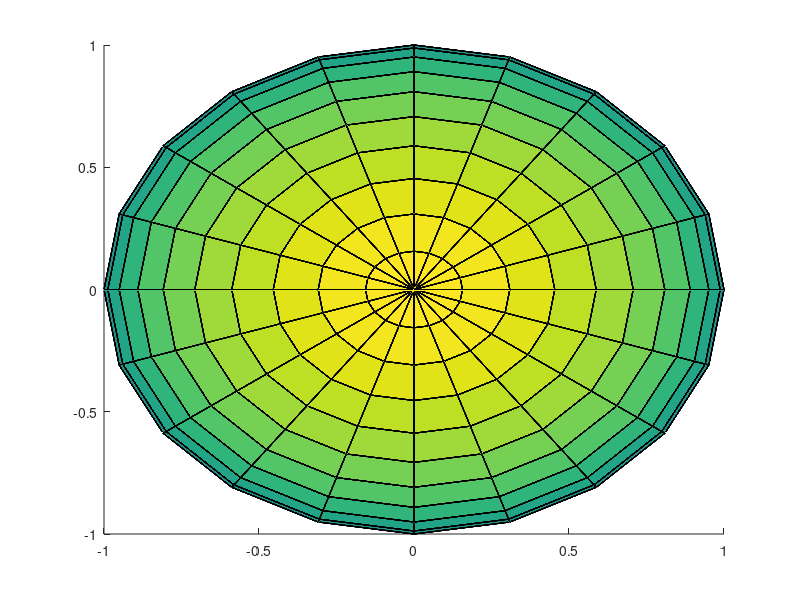

The MATLAB source for this figure: (Note: this script raises an error after producing the figure.)
clear;clc;

% base
[X, Y, Z] = sphere(20);
Xc = reshape(X, 1, []);
Yc = reshape(Y, 1, []);
Zc = reshape(Z, 1, []);
orbit_size=320;

% galaxy
rev_gal=1;
rev_gal_radius=5000;
orbit_gal=zeros(orbit_size,3);
linecolor_gal=[linspace(1,1,orbit_size); linspace(1,0,orbit_size); linspace(1,0,orbit_size)]';
gal_sway_scale=50;

% sun
radius_sun=100;
sun=radius_sun*[Xc; Yc; Zc; zeros(size(Xc))];
sun(end,:)=sun(end,:)+1;
rev_sun=rev_gal*5;
rev_sun_radius=rev_gal_radius/2;
rot_sun=rev_sun*20;
orbit_sun=zeros(orbit_size,3);
linecolor_sun=[linspace(1,0,orbit_size); linspace(1,0,orbit_size); linspace(1,0,orbit_size)]';

% earth
radius_earth=radius_sun/3.5;
earth=radius_earth*[Xc; Yc; Zc; zeros(size(Xc))];
earth(end,:)=earth(end,:)+1;
rev_earth=rev_sun*16;
rev_earth_radius=radius_sun+1000;
rot_earth=rev_earth*365;
orbit_earth=zeros(orbit_size,3);
linecolor_earth=[linspace(1,0,orbit_size); linspace(1,1,orbit_size); linspace(1,0,orbit_size)]';

% mercury
radius_mercury=radius_earth/2;
mercury=radius_mercury*[Xc; Yc; Zc; zeros(size(Xc))];
mercury(end,:)=mercury(end,:)+1;
rev_mercury=rev_earth*4.15;
rev_mercury_radius=rev_earth_radius*0.4;
rot_mercury=rev_mercury*3;
orbit_mercury=zeros(orbit_size,3);
linecolor_mercury=[linspace(1,1,orbit_size); linspace(1,1,orbit_size); linspace(1,0,orbit_size)]';

% venus
radius_venus=radius_earth/1.5;
venus=radius_venus*[Xc; Yc; Zc; zeros(size(Xc))];
venus(end,:)=venus(end,:)+1;
rev_venus=rev_earth*1.62;
rev_venus_radius=rev_earth_radius*0.723;
rot_venus=rev_venus*0.92;
orbit_venus=zeros(orbit_size,3);
linecolor_venus=[linspace(1,1,orbit_size); linspace(1,0,orbit_size); linspace(1,0,orbit_size)]';

% mars
radius_mars=radius_earth/1.2;
mars=radius_mars*[Xc; Yc; Zc; zeros(size(Xc))];
mars(end,:)=mars(end,:)+1;
rev_mars=rev_earth*0.54;
rev_mars_radius=rev_earth_radius*1.524;
rot_mars=rev_mars*667;
orbit_mars=zeros(orbit_size,3);
linecolor_mars=[linspace(1,0,orbit_size); linspace(1,1,orbit_size); linspace(1,1,orbit_size)]';

% jupiter
radius_jupiter=radius_earth*2;
jupiter=radius_jupiter*[Xc; Yc; Zc; zeros(size(Xc))];
jupiter(end,:)=jupiter(end,:)+1;
rev_jupiter=rev_earth*0.45;
rev_jupiter_radius=rev_earth_radius*3;
rot_jupiter=rev_jupiter*1000;
orbit_jupiter=zeros(orbit_size,3);
linecolor_jupiter=[linspace(1,1,orbit_size); linspace(1,0,orbit_size); linspace(1,1,orbit_size)]';

% saturn
radius_saturn=radius_earth*1.7;
saturn=radius_saturn*[Xc; Yc; Zc; zeros(size(Xc))];
saturn(end,:)=saturn(end,:)+1;
rev_saturn=rev_earth*0.35;
rev_saturn_radius=rev_earth_radius*3.5;
rot_saturn=rev_saturn*2410;
orbit_saturn=zeros(orbit_size,3);
linecolor_saturn=[linspace(1,0,orbit_size); linspace(1,0,orbit_size); linspace(1,1,orbit_size)]';

% uranus
radius_uranus=radius_earth*1.3;
uranus=radius_uranus*[Xc; Yc; Zc; zeros(size(Xc))];
uranus(end,:)=uranus(end,:)+1;
rev_uranus=rev_earth*0.25;
rev_uranus_radius=rev_earth_radius*4.5;
rot_uranus=rev_uranus*4280;
orbit_uranus=zeros(orbit_size,3);
linecolor_uranus=[linspace(1,0.1,orbit_size); linspace(1,0.8,orbit_size); linspace(1,0.5,orbit_size)]';

axis_x=10000;
axis_y=10000;
axis_z=10000;
prev_G=zeros(0,0);

% figures
figure(1);
clf;
hold on;
sunfig=surf(X,Y,Z);
earthfig=surf(X,Y,Z);
mercuryfig=surf(X,Y,Z);
venusfig=surf(X,Y,Z);
marsfig=surf(X,Y,Z);
jupiterfig=surf(X,Y,Z);
saturnfig=surf(X,Y,Z);
uranusfig=surf(X,Y,Z);

orbitfig_gal=create_orbitfig(orbit_size, linecolor_gal);
orbitfig_sun=create_orbitfig(orbit_size, linecolor_sun);
orbitfig_earth=create_orbitfig(orbit_size, linecolor_earth);
orbitfig_mercury=create_orbitfig(orbit_size, linecolor_mercury);
orbitfig_venus=create_orbitfig(orbit_size, linecolor_venus);
orbitfig_mars=create_orbitfig(orbit_size, linecolor_mars);
orbitfig_jupiter=create_orbitfig(orbit_size, linecolor_jupiter);
orbitfig_saturn=create_orbitfig(orbit_size, linecolor_saturn);
orbitfig_uranus=create_orbitfig(orbit_size, linecolor_uranus);
% orbitfig_neptune=create_orbitfig(orbit_size, linecolor_neptune);


for i=0:0.005:20
    [rev_gal_phi,gv,gu,gw]=cal_revolution(rev_gal,rev_gal_radius,i,20,gal_sway_scale);
    [rev_sun_phi,su,sv,sw]=cal_revolution(rev_sun,rev_sun_radius,i,20,0);
    [rev_earth_phi,ev,eu,ew]=cal_revolution(rev_earth,rev_earth_radius,i,20,0);
    [rev_mercury_phi,mv,mu,mw]=cal_revolution(rev_mercury,rev_mercury_radius,i,20,0);
    [rev_venus_phi,vv,vu,vw]=cal_revolution(rev_venus,rev_venus_radius,i,20,0);
    [rev_mars_phi,mrv,mru,mrw]=cal_revolution(rev_mars,rev_mars_radius,i,20,0);
    [rev_jupiter_phi,jv,ju,jw]=cal_revolution(rev_jupiter,rev_jupiter_radius,i,20,0);
    [rev_saturn_phi,stv,stu,stw]=cal_revolution(rev_saturn,rev_saturn_radius,i,20,0);
    [rev_uranus_phi,uv,uu,uw]=cal_revolution(rev_uranus,rev_uranus_radius,i,20,0);

    galRev=[1 0 0 gu; 0 1 0 gv; 0 0 1 gw; 0 0 0 1];

    rot_sun_phi=rot_sun*2*pi*i/20;
    sunRev=galRev*[1 0 0 su; 0 1 0 sv; 0 0 1 sw; 0 0 0 1];
    sunRot=[cos(rot_sun_phi) 0 sin(rot_sun_phi) 0; 0 1 0 0; -sin(rot_sun_phi) 0 cos(rot_sun_phi) 0; 0 0 0 1];
    
    rot_earth_phi=rot_earth*2*pi*i/20;
    earthRev=sunRev*[1 0 0 eu; 0 1 0 ev; 0 0 1 ew; 0 0 0 1];
    % earthRot=[cos(rot_earth_phi) 0 sin(rot_earth_phi) 0; 0 1 0 0; -sin(rot_earth_phi) 0 cos(rot_earth_phi) 0; 0 0 0 1];
    earthRot=[1 0 0 0; 0 cos(rot_earth_phi) -sin(rot_earth_phi) 0; 0 sin(rot_earth_phi) cos(rot_earth_phi) 0; 0 0 0 1];

    rot_mercury_phi=rot_mercury*2*pi*i/20;
    mercuryRev=sunRev*[1 0 0 mu; 0 1 0 mv; 0 0 1 mw; 0 0 0 1];
    mercuryRot=[1 0 0 0; 0 cos(rot_mercury_phi) -sin(rot_mercury_phi) 0; 0 sin(rot_mercury_phi) cos(rot_mercury_phi) 0; 0 0 0 1];

    rot_venus_phi=rot_venus*2*pi*i/20;
    venusRev=sunRev*[1 0 0 vu; 0 1 0 vv; 0 0 1 vw; 0 0 0 1];
    venusRot=[1 0 0 0; 0 cos(rot_venus_phi) -sin(rot_venus_phi) 0; 0 sin(rot_venus_phi) cos(rot_venus_phi) 0; 0 0 0 1];

    rot_mars_phi=rot_mars*2*pi*i/20;
    marsRev=sunRev*[1 0 0 mru; 0 1 0 mrv; 0 0 1 mrw; 0 0 0 1];
    marsRot=[1 0 0 0; 0 cos(rot_mars_phi) -sin(rot_mars_phi) 0; 0 sin(rot_mars_phi) cos(rot_mars_phi) 0; 0 0 0 1];

    rot_jupiter_phi=rot_jupiter*2*pi*i/20;
    jupiterRev=sunRev*[1 0 0 ju; 0 1 0 jv; 0 0 1 jw; 0 0 0 1];
    jupiterRot=[1 0 0 0; 0 cos(rot_jupiter_phi) -sin(rot_jupiter_phi) 0; 0 sin(rot_jupiter_phi) cos(rot_jupiter_phi) 0; 0 0 0 1];

    rot_saturn_phi=rot_saturn*2*pi*i/20;
    saturnRev=sunRev*[1 0 0 stu; 0 1 0 stv; 0 0 1 stw; 0 0 0 1];
    saturnRot=[1 0 0 0; 0 cos(rot_saturn_phi) -sin(rot_saturn_phi) 0; 0 sin(rot_saturn_phi) cos(rot_saturn_phi) 0; 0 0 0 1];

    rot_uranus_phi=rot_uranus*2*pi*i/20;
    uranusRev=sunRev*[1 0 0 uu; 0 1 0 uv; 0 0 1 uw; 0 0 0 1];
    uranusRot=[1 0 0 0; 0 cos(rot_uranus_phi) -sin(rot_uranus_phi) 0; 0 sin(rot_uranus_phi) cos(rot_uranus_phi) 0; 0 0 0 1];

    nsun=sunRev*sunRot*sun;
    nsx=reshape(nsun(1,:),size(X));
    nsy=reshape(nsun(2,:),size(X));
    nsz=reshape(nsun(3,:),size(X));

    nearth=earthRev*earthRot*earth;
    nex=reshape(nearth(1,:),size(X));
    ney=reshape(nearth(2,:),size(X));
    nez=reshape(nearth(3,:),size(X));

    nmercury=mercuryRev*mercuryRot*mercury;
    nmx=reshape(nmercury(1,:),size(X));
    nmy=reshape(nmercury(2,:),size(X));
    nmz=reshape(nmercury(3,:),size(X));

    nvenus=venusRev*venusRot*venus;
    nvx=reshape(nvenus(1,:),size(X));
    nvy=reshape(nvenus(2,:),size(X));
    nvz=reshape(nvenus(3,:),size(X));

    nmars=marsRev*marsRot*mars;
    nmrx=reshape(nmars(1,:),size(X));
    nmry=reshape(nmars(2,:),size(X));
    nmrz=reshape(nmars(3,:),size(X));

    njupiter=jupiterRev*jupiterRot*jupiter;
    njx=reshape(njupiter(1,:),size(X));
    njy=reshape(njupiter(2,:),size(X));
    njz=reshape(njupiter(3,:),size(X));

    nsaturn=saturnRev*saturnRot*saturn;
    nstx=reshape(nsaturn(1,:),size(X));
    nsty=reshape(nsaturn(2,:),size(X));
    nstz=reshape(nsaturn(3,:),size(X));

    nuranus=uranusRev*uranusRot*uranus;
    nux=reshape(nuranus(1,:),size(X));
    nuy=reshape(nuranus(2,:),size(X));
    nuz=reshape(nuranus(3,:),size(X));

    orbit_gal=update_orbit(orbit_gal,galRev(1:3,end)');
    orbit_sun=update_orbit(orbit_sun,sunRev(1:3,end)');
    orbit_earth=update_orbit(orbit_earth,earthRev(1:3,end)');
    orbit_mercury=update_orbit(orbit_mercury,mercuryRev(1:3,end)');
    orbit_venus=update_orbit(orbit_venus,venusRev(1:3,end)');
    orbit_mars=update_orbit(orbit_mars,marsRev(1:3,end)');
    orbit_jupiter=update_orbit(orbit_jupiter,jupiterRev(1:3,end)');
    orbit_saturn=update_orbit(orbit_saturn,saturnRev(1:3,end)');
    orbit_uranus=update_orbit(orbit_uranus,uranusRev(1:3,end)');

    set(sunfig,'XData',nsx,'YData',nsy,'ZData',nsz);
    set(earthfig,'XData',nex,'YData',ney,'ZData',nez);
    set(mercuryfig,'XData',nmx,'YData',nmy,'ZData',nmz);
    set(venusfig,'XData',nvx,'YData',nvy,'ZData',nvz);
    set(marsfig,'XData',nmrx,'YData',nmry,'ZData',nmrz);
    set(jupiterfig,'XData',njx,'YData',njy,'ZData',njz);
    set(saturnfig,'XData',nstx,'YData',nsty,'ZData',nstz);
    set(uranusfig,'XData',nux,'YData',nuy,'ZData',nuz);

    % draw_orbit(orbitfig_gal, orbit_gal, linecolor_gal)
    draw_orbit(orbitfig_sun, orbit_sun, linecolor_sun)
    draw_orbit(orbitfig_earth, orbit_earth, linecolor_earth)
    draw_orbit(orbitfig_mercury, orbit_mercury, linecolor_mercury)
    draw_orbit(orbitfig_venus, orbit_venus, linecolor_venus)
    draw_orbit(orbitfig_mars, orbit_mars, linecolor_mars)
    draw_orbit(orbitfig_jupiter, orbit_jupiter, linecolor_jupiter)
    draw_orbit(orbitfig_saturn, orbit_saturn, linecolor_saturn)
    draw_orbit(orbitfig_uranus, orbit_uranus, linecolor_uranus)

    view(20, 30);
    grid on;
    xlabel('x');
    ylabel('y');
    zlabel('z');
    axis equal;
    % axis([-axis_x axis_x -axis_y axis_y -axis_z axis_z]);
    pause(0.0001);
end

function [phi,u,v,w]=cal_revolution(rev_no,rev_radius,sway_base,sway_base_max,sway_scale)
    phi=rev_no*2*pi*sway_base/sway_base_max;
    u=rev_radius*cos(phi);
    v=sway_scale*sway_base;
    w=rev_radius*sin(phi);
end

function orbit=update_orbit(orbit,revpoint)
    orbit=circshift(orbit,-1);
    orbit(end,:)=revpoint;
end

% use patch instead of an array of line objects
% the 'Faces' works as a set of lines, and is a matrix of raw datas
% => can operate parallel processing on it using SIMD
% however, an array of line objects does not contain raw datas
% => cannot operate parallel processing ...
function orbitfig=create_orbitfig(orbit_size, linc)
    orbitfig=patch('Vertices', zeros(orbit_size, 3), ...
                   'Faces', [(1:orbit_size-1)',(2:orbit_size)'], ...
                   'FaceVertexCData', linc, ...
                   'EdgeColor', 'interp', ... 
                   'FaceColor', 'none', ...
                   'LineWidth', 1);
end

function draw_orbit(orbitfig, orbit, linc)
    mask=orbit==0;
    active_orbit=orbit(~all(mask,2),:);
    sz=size(active_orbit);

    if sz(1) > 1
        active_colors=linc(~all(mask,2),:);
        set(orbitfig, 'Vertices', active_orbit, ...
                      'Faces', [(1:sz(1)-1)',(2:sz(1))'], ...
                      'FaceVertexCData', active_colors);
    end
end

% 1 cycle마다 버벅거림이 심하다.
